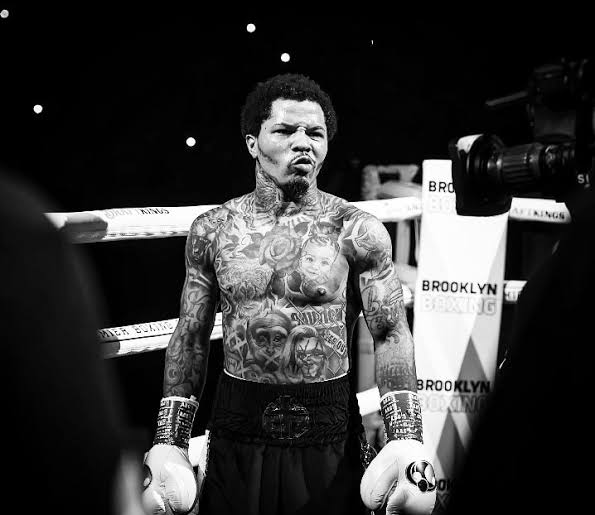
#> input picture TheGervontaDavisChamps.jpg, 595 x 515 px
$ python P3-Fig-VA-0031.py
#> lines starting #> are read from the running program, lines starting #| are printed output that depends on the picture; after the words box and inside, x2 and y2 are one past the last pixel; in counts of white or black regions, pixels touching at a corner belong together
import numpy as np
import pandas as pd
import cv2
import matplotlib.pyplot as plt

# Arevalo Rafael NC 0031
print("Arevalo Rafael NC 0031")
print("UIII Act3 colocar puntos a una imagen  en blanco y negro VA")
Mi_Imagen = cv2.imread('TheGervontaDavisChamps.jpg')
#> Mi_Imagen is the input picture: shape (515, 595, 3); min 0, max 255, mean 54.1
plt.imshow(Mi_Imagen)
plt.title('Gervonta Davis y Arevalo Rafael 0031')
plt.show()
print("+-+-+-+- Puntos en la imagen +-+-+-+-")
plt.imshow(Mi_Imagen)
x = [100,100,300,340]
y = [100,400,500,300]
plt.scatter(x,y, s=20,c='red')
plt.show()
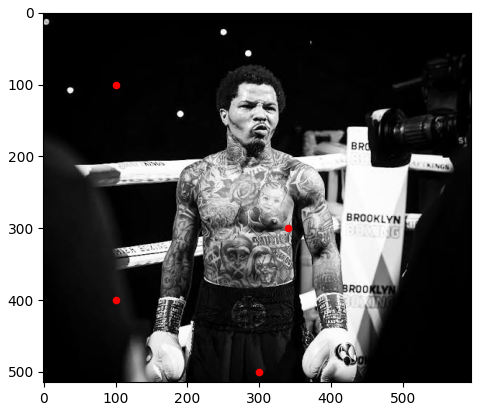
#> figure drawn by matplotlib, 1 panel

import numpy as np
import pandas as pd
import cv2
import matplotlib.pyplot as plt

# Arevalo Rafael NC 0031
print("Arevalo Rafael NC 0031")
print("UIII Act3 colocar puntos a una imagen en blanco y negro VA")

# Leer imagen en blanco y negro
Mi_Imagen = cv2.imread('TheGervontaDavisChamps.jpg', 0)
#> Mi_Imagen: shape (515, 595); min 0, max 255, mean 54.1

if Mi_Imagen is None:
    print("Error: No se encontro la imagen")
    exit()

# Mostrar imagen
plt.imshow(Mi_Imagen, cmap='gray')
plt.title('Gervonta Davis y Arevalo Rafael 0031')
plt.show()

# Convertir a color para colocar puntos rojos
Imagen_Color = cv2.cvtColor(Mi_Imagen, cv2.COLOR_GRAY2BGR)

print("+-+-+-+- Puntos en la imagen +-+-+-+-")

x = [100, 100, 300, 340]
y = [100, 400, 500, 300]

for i in range(len(x)):
    cv2.circle(Imagen_Color, (x[i], y[i]), 8, (0, 0, 255), -1)
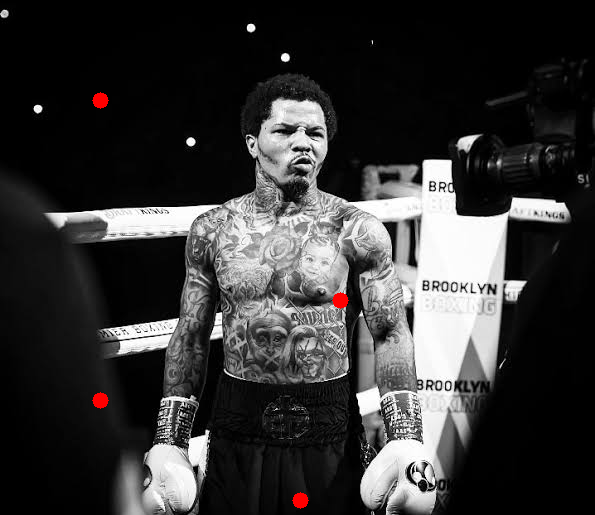
#> Imagen_Color: shape (515, 595, 3); 0.26% of pixels changed, all inside (x1, y1, x2, y2) = (92, 92, 349, 509)

# Dibujar rectangulo
cv2.rectangle(Imagen_Color, (50, 50), (300, 250), (0, 255, 0), 3)

# Dibujar circulo
cv2.circle(Imagen_Color, (350, 350), 60, (255, 0, 0), 3)
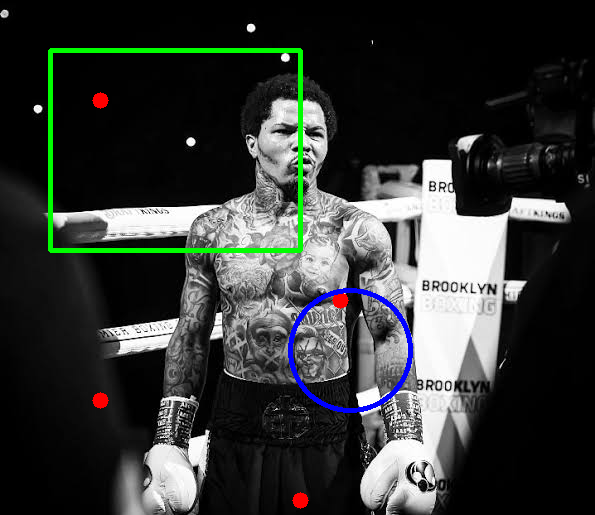
#> Imagen_Color: shape (515, 595, 3); mean B, G, R 54.1, 56.3, 53.2

# Mostrar resultado
plt.imshow(cv2.cvtColor(Imagen_Color, cv2.COLOR_BGR2RGB))
plt.title('Imagen con puntos, cuadro y circulo')
plt.show()

# Guardar imagen
cv2.imwrite('Resultado_Act3.jpg', Imagen_Color)

print("Imagen guardada correctamente")

$ run again, with Dimitry Bivol.jpg copied over TheGervontaDavisChamps.jpg
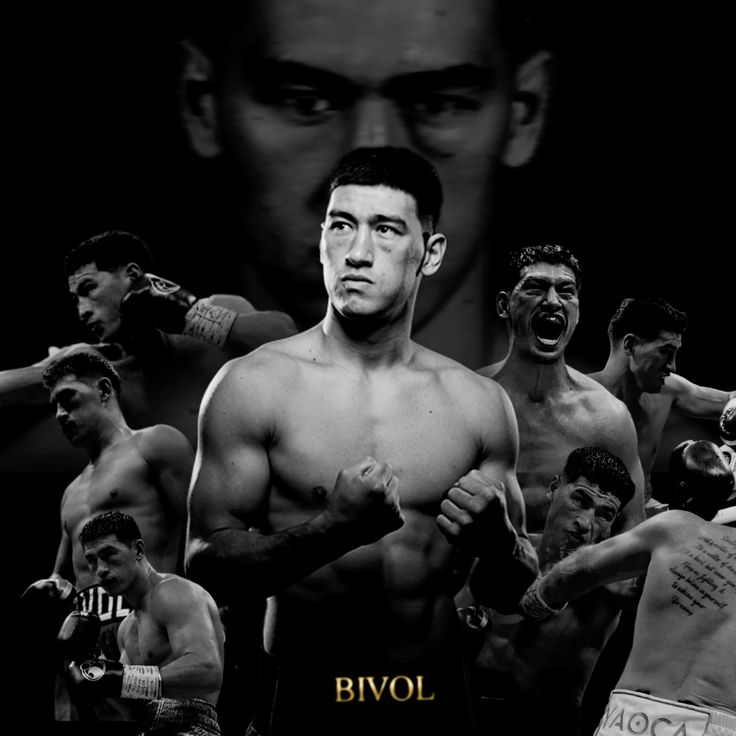
#> input picture Dimitry Bivol.jpg, 736 x 736 px
#> Mi_Imagen is the input picture: shape (736, 736, 3); mean B, G, R 36.4, 36.5, 36.6
#> Mi_Imagen: shape (736, 736)
#> after the loop `for i in range(len(x)):`:
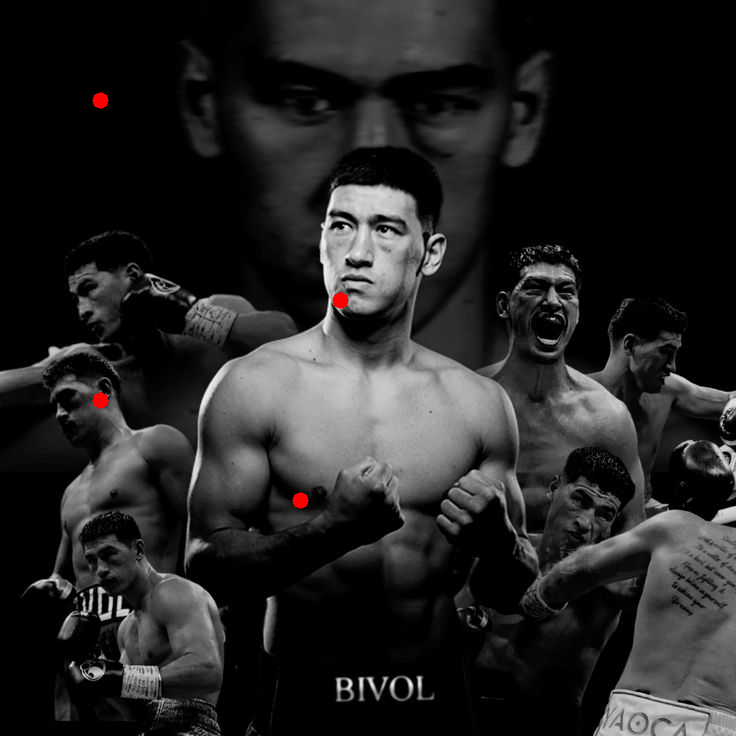
#> Imagen_Color: shape (736, 736, 3); mean B, G, R 36.4, 36.4, 36.8
#> `cv2.circle(Imagen_Color, (350, 350), 60, (255, 0, 0), 3)`:
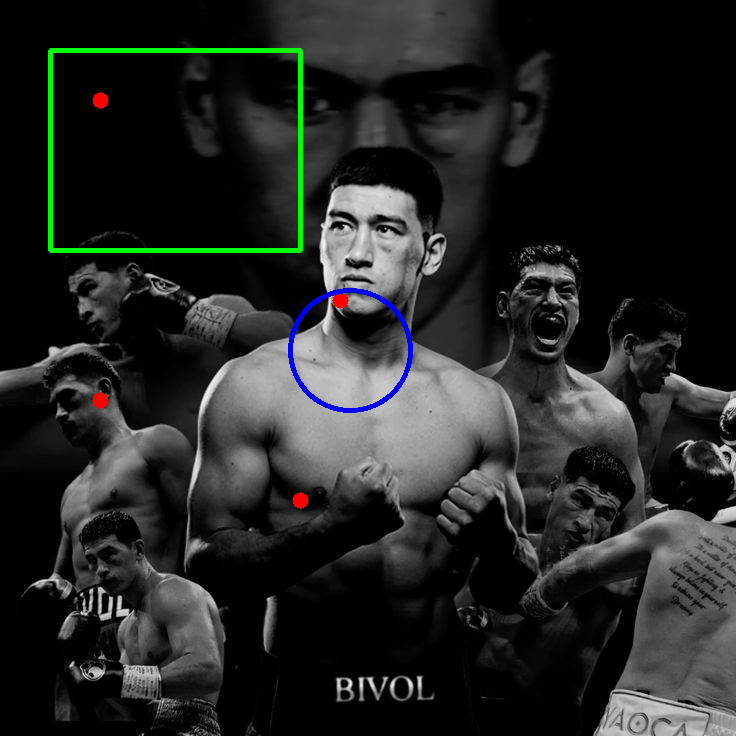
#> Imagen_Color: shape (736, 736, 3); mean B, G, R 36.8, 38, 36.3

$ run again, with image-1.png saved as TheGervontaDavisChamps.jpg
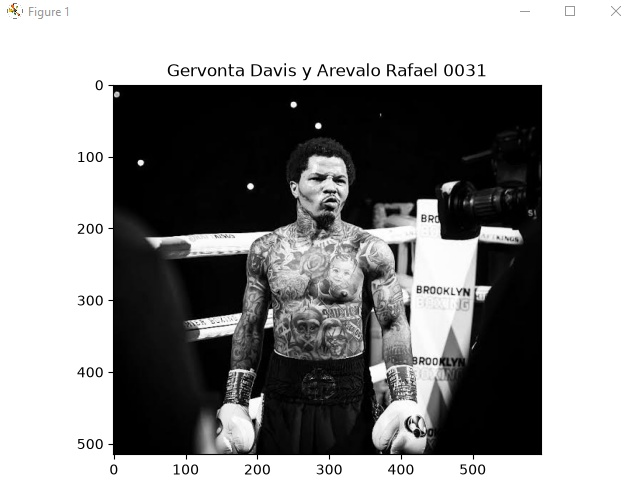
#> input picture image-1.png, 637 x 504 px
#> Mi_Imagen is the input picture: shape (504, 637, 3); mean B, G, R 153.6, 153.6, 153.6
#> Mi_Imagen: shape (504, 637)
#> after the loop `for i in range(len(x)):`:
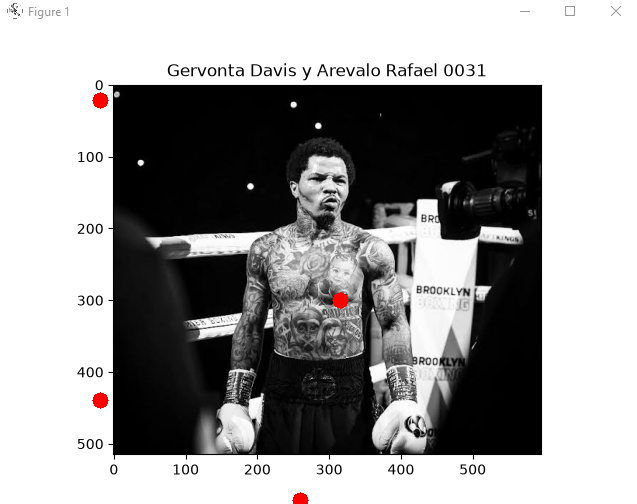
#> Imagen_Color: shape (504, 637, 3); mean B, G, R 153.2, 153.2, 153.7
#> `cv2.circle(Imagen_Color, (350, 350), 60, (255, 0, 0), 3)`:
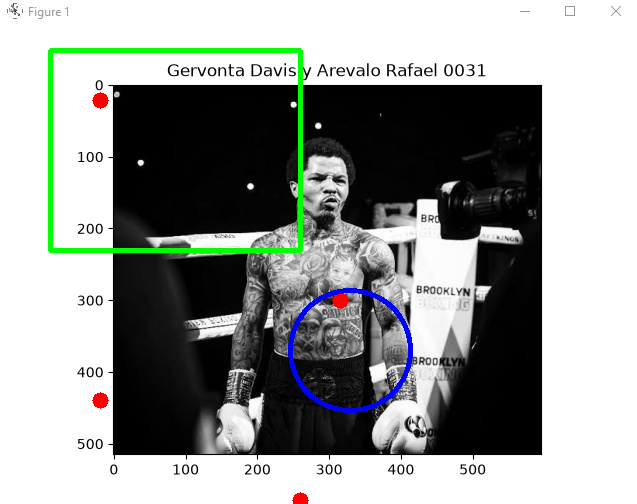
#> Imagen_Color: shape (504, 637, 3); mean B, G, R 151.4, 153.4, 150.5
